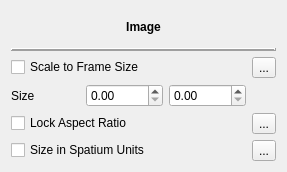
<?xml version="1.0" encoding="UTF-8"?>
<ui version="4.0">
 <class>InspectorImage</class>
 <widget class="QWidget" name="InspectorImage">
  <property name="geometry">
   <rect>
    <x>0</x>
    <y>0</y>
    <width>287</width>
    <height>172</height>
   </rect>
  </property>
  <property name="windowTitle">
   <string>Form</string>
  </property>
  <layout class="QVBoxLayout" name="verticalLayout">
   <item>
    <widget class="QLabel" name="elementName">
     <property name="font">
      <font>
       <weight>75</weight>
       <bold>true</bold>
      </font>
     </property>
     <property name="text">
      <string>Image</string>
     </property>
     <property name="alignment">
      <set>Qt::AlignCenter</set>
     </property>
    </widget>
   </item>
   <item>
    <widget class="QFrame" name="frame">
     <property name="frameShape">
      <enum>QFrame::HLine</enum>
     </property>
     <property name="frameShadow">
      <enum>QFrame::Raised</enum>
     </property>
     <property name="lineWidth">
      <number>2</number>
     </property>
    </widget>
   </item>
   <item>
    <layout class="QGridLayout" name="gridLayout">
     <item row="1" column="0">
      <widget class="QLabel" name="label_2">
       <property name="text">
        <string>Size</string>
       </property>
      </widget>
     </item>
     <item row="0" column="3">
      <widget class="QToolButton" name="resetAutoscale">
       <property name="text">
        <string>...</string>
       </property>
       <property name="icon">
        <iconset resource="musescore.qrc">
         <normaloff>:/data/icons-dark/resetproperty.png</normaloff>:/data/icons-dark/resetproperty.png</iconset>
       </property>
      </widget>
     </item>
     <item row="1" column="1">
      <widget class="QDoubleSpinBox" name="sizeWidth">
       <property name="maximum">
        <double>99999.000000000000000</double>
       </property>
       <property name="value">
        <double>0.000000000000000</double>
       </property>
      </widget>
     </item>
     <item row="2" column="0" colspan="3">
      <widget class="QCheckBox" name="lockAspectRatio">
       <property name="text">
        <string>Lock Aspect Ratio</string>
       </property>
      </widget>
     </item>
     <item row="3" column="0" colspan="3">
      <widget class="QCheckBox" name="sizeIsSpatium">
       <property name="text">
        <string>Size in Spatium Units</string>
       </property>
      </widget>
     </item>
     <item row="0" column="0" colspan="3">
      <widget class="QCheckBox" name="autoscale">
       <property name="text">
        <string>Scale to Frame Size</string>
       </property>
      </widget>
     </item>
     <item row="1" column="2">
      <widget class="QDoubleSpinBox" name="sizeHeight">
       <property name="maximum">
        <double>99999.000000000000000</double>
       </property>
      </widget>
     </item>
     <item row="2" column="3">
      <widget class="QToolButton" name="resetLockAspectRatio">
       <property name="text">
        <string>...</string>
       </property>
       <property name="icon">
        <iconset resource="musescore.qrc">
         <normaloff>:/data/icons-dark/resetproperty.png</normaloff>:/data/icons-dark/resetproperty.png</iconset>
       </property>
      </widget>
     </item>
     <item row="3" column="3">
      <widget class="QToolButton" name="resetSizeIsSpatium">
       <property name="text">
        <string>...</string>
       </property>
       <property name="icon">
        <iconset resource="musescore.qrc">
         <normaloff>:/data/icons-dark/resetproperty.png</normaloff>:/data/icons-dark/resetproperty.png</iconset>
       </property>
      </widget>
     </item>
    </layout>
   </item>
  </layout>
 </widget>
 <resources>
  <include location="musescore.qrc"/>
 </resources>
 <connections/>
</ui>
